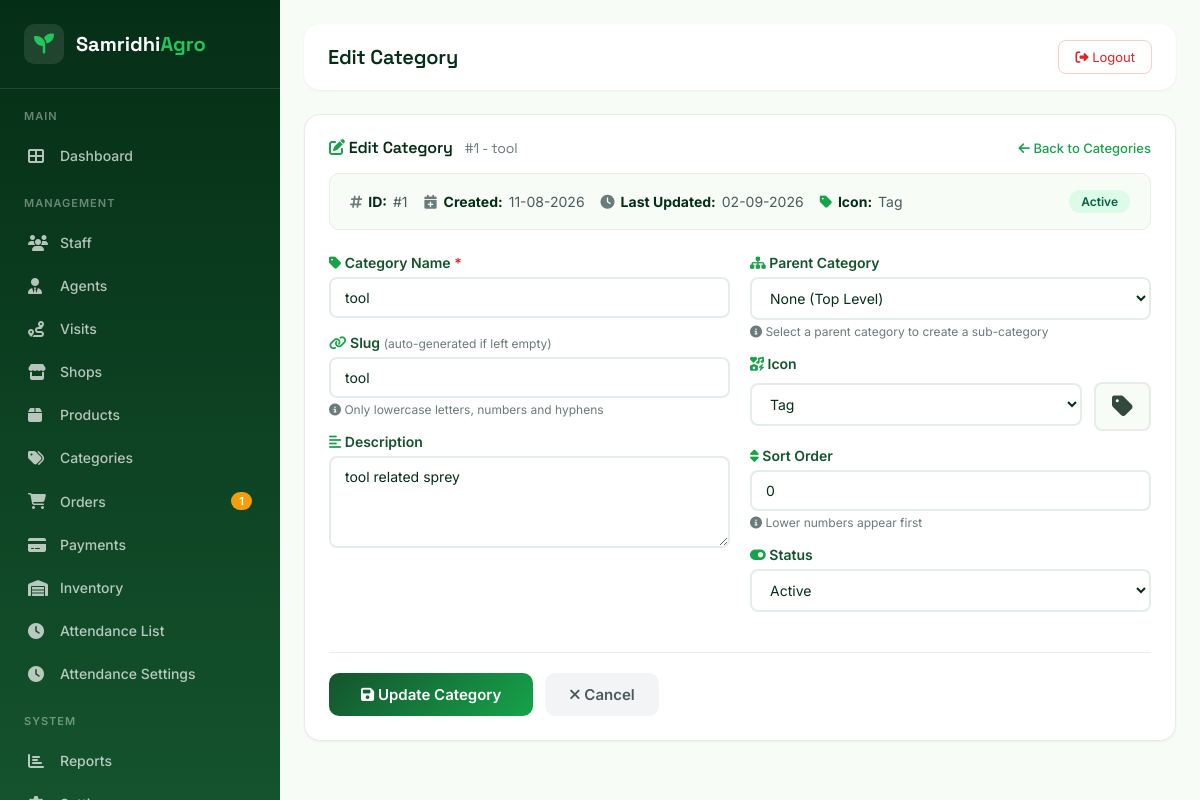
Page /admin/category-edit.php?id=1 (signed in) on the committed database.
### tables this page shows
CREATE TABLE `categories` (
  `id` int(11) NOT NULL,
  `category_name` varchar(100) NOT NULL,
  `category_slug` varchar(100) NOT NULL,
  `description` text DEFAULT NULL,
  `icon` varchar(100) DEFAULT NULL,
  `parent_id` int(11) DEFAULT NULL,
  `sort_order` int(11) DEFAULT 0,
  `status` enum('active','inactive') NOT NULL DEFAULT 'active',
  `created_at` datetime NOT NULL DEFAULT current_timestamp(),
  `updated_at` datetime NOT NULL DEFAULT current_timestamp() ON UPDATE current_timestamp()
);

### config/database.php (called while the page is built, shortened)
<?php
class Database {
    private static $instance = null;
    private $connection;
    private function __construct() {
        try {
            $dsn = "mysql:host=" . DB_HOST . ";dbname=" . DB_NAME . ";charset=" . DB_CHARSET;
            $options = [
                PDO::ATTR_ERRMODE => PDO::ERRMODE_EXCEPTION,
                PDO::ATTR_DEFAULT_FETCH_MODE => PDO::FETCH_ASSOC,
                PDO::ATTR_EMULATE_PREPARES => false,
                PDO::ATTR_PERSISTENT => false,
                PDO::MYSQL_ATTR_INIT_COMMAND => "SET NAMES utf8mb4",
                PDO::MYSQL_ATTR_USE_BUFFERED_QUERY => true,
            ];
            $this->connection = new PDO($dsn, DB_USER, DB_PASS, $options);
        } catch (PDOException $e) {
            error_log("Database Connection Error: " . $e->getMessage());
            die("
                <!DOCTYPE html>
                <html>
                <head>
                    <title>Database Connection Error</title>
                    <style>
                        body { font-family: Arial, sans-serif; background: #f8f9fa; display: flex; justify-content: center; align-items: center; height: 100vh; margin: 0; }
                        .error-box { background: white; padding: 40px; border-radius: 8px; box-shadow: 0 2px 10px rgba(0,0,0,0.1); max-width: 500px; text-align: center; }
                        h1 { color: #dc3545; margin-bottom: 10px; }
                        p { color: #6c757d; line-height: 1.6; }
                        .icon { font-size: 48px; margin-bottom: 20px; }
                    </style>
                </head>
                <body>
                    <div class='error-box'>
                        <div class='icon'>🔌</div>
                        <h1>Database Connection Failed</h1>
                        <p>Unable to connect to the database. Please check your configuration and ensure the database service is running.</p>
                        <p style='font-size: 12px; color: #999;'>Error: " . htmlspecialchars($e->getMessage()) . "</p>
                    </div>
                </body>
                </html>
            ");
        }
    }
    public static function getInstance() {
        if (self::$instance === null) {
            self::$instance = new self();
        }
        return self::$instance;
    }
    public function query($sql, $params = []) {
        $stmt = $this->connection->prepare($sql);
        $stmt->execute($params);
        return $stmt;
    }
    public function fetchOne($sql, $params = []) {
        $stmt = $this->query($sql, $params);
        return $stmt->fetch();
    }
}
function getDB() {
    return Database::getInstance();
}

### config/functions.php (called while the page is built, shortened)
<?php
function escapeHtml($string)
{
    return htmlspecialchars((string)$string, ENT_QUOTES | ENT_HTML5, 'UTF-8');
}
function formatDate($date, $format = DATE_FORMAT)
{
    $timestamp = is_numeric($date) ? $date : strtotime($date);
    return date($format, $timestamp);
}

### admin/category-edit.php (the view, shortened to what this page needs)
<?php
require_once '../config/database.php';
require_once '../config/functions.php';
$db = getDB();
$categoryId = isset($_GET['id']) ? (int)$_GET['id'] : 0;
$sql = "SELECT * FROM categories WHERE id = ?";
$category = $db->fetchOne($sql, [$categoryId]);
$icons = [
    'tag' => 'Tag',
    'seedling' => 'Seedling',
    'leaf' => 'Leaf',
    'tree' => 'Tree',
    'apple-alt' => 'Apple',
    'carrot' => 'Carrot',
    'wheat' => 'Wheat',
    'flower' => 'Flower',
    'water' => 'Water',
    'sun' => 'Sun',
    'cloud' => 'Cloud',
    'rain' => 'Rain',
    'tractor' => 'Tractor',
    'shopping-bag' => 'Shopping Bag',
    'box' => 'Box',
    'package' => 'Package',
    'cubes' => 'Cubes',
    'layer-group' => 'Layer Group',
    'tags' => 'Tags',
    'star' => 'Star'
];
$formData = [
    'category_name' => $category['category_name'],
    'category_slug' => $category['category_slug'],
    'description' => $category['description'] ?? '',
    'icon' => $category['icon'] ?? 'tag',
    'parent_id' => $category['parent_id'] ?? 0,
    'sort_order' => $category['sort_order'] ?? 0,
    'status' => $category['status']
];
require_once '../includes/admin_header.php';
?>
<div class="content-card">
    <div class="card-header">
        <h3 class="card-title">
            <i class="fas fa-edit" style="color: #16A34A;"></i>
            Edit Category
            <span style="font-size: 14px; font-weight: 400; color: #6B7A7B; margin-left: 8px;">
                #<?php echo $category['id']; ?> - <?php echo escapeHtml($category['category_name']); ?>
            </span>
        </h3>
        <div style="display: flex; gap: 8px;">
            <a href="categories.php" class="card-action">
                <i class="fas fa-arrow-left"></i> Back to Categories
            </a>
        </div>
    </div>
    <div class="category-info">
        <div class="info-item">
            <i class="fas fa-hashtag" style="color: #6B7A7B;"></i>
            <strong>ID:</strong> #<?php echo $category['id']; ?>
        </div>
        <div class="info-item">
            <i class="fas fa-calendar-plus" style="color: #6B7A7B;"></i>
            <strong>Created:</strong> <?php echo formatDate($category['created_at']); ?>
        </div>
        <div class="info-item">
            <i class="fas fa-clock" style="color: #6B7A7B;"></i>
            <strong>Last Updated:</strong> <?php echo formatDate($category['updated_at']); ?>
        </div>
        <div class="info-item">
            <i class="fas fa-<?php echo $category['icon'] ?? 'tag'; ?>" style="color: #16A34A;"></i>
            <strong>Icon:</strong> <?php echo ucfirst($category['icon'] ?? 'tag'); ?>
        </div>
        <div class="info-item" style="margin-left: auto;">
            <?php
            $statusColors = [
                'active' => 'badge-success',
                'inactive' => 'badge-secondary'
            ];
            $color = $statusColors[$category['status']] ?? 'badge-secondary';
            ?>
            <span class="badge-status <?php echo $color; ?>">
                <?php echo ucfirst($category['status']); ?>
            </span>
        </div>
    </div>
    <form method="POST" action="" id="categoryForm" novalidate>
        <div class="form-grid" style="display: grid; grid-template-columns: 1fr 1fr; gap: 20px;">
            <div>
                <div class="form-group">
                    <label class="form-label" for="category_name">
                        <i class="fas fa-tag" style="color: #16A34A;"></i>
                        Category Name <span style="color: #DC2626;">*</span>
                    </label>
                    <input
                        type="text"
                        id="category_name"
                        name="category_name"
                        class="form-input <?php echo isset($errors['category_name']) ? 'error' : ''; ?>"
                        value="<?php echo escapeHtml($formData['category_name']); ?>"
                        placeholder="Enter category name"
                        required
                    >
                </div>
                <div class="form-group">
                    <label class="form-label" for="category_slug">
                        <i class="fas fa-link" style="color: #16A34A;"></i>
                        Slug
                        <span style="font-weight: 400; color: #6B7A7B; font-size: 12px;">(auto-generated if left empty)</span>
                    </label>
                    <input
                        type="text"
                        id="category_slug"
                        name="category_slug"
                        class="form-input <?php echo isset($errors['category_slug']) ? 'error' : ''; ?>"
                        value="<?php echo escapeHtml($formData['category_slug']); ?>"
                        placeholder="e.g., fresh-vegetables"
                    >
                    <div class="form-hint">
                        <i class="fas fa-info-circle"></i> Only lowercase letters, numbers and hyphens
                    </div>
                </div>
                <div class="form-group">
                    <label class="form-label" for="description">
                        <i class="fas fa-align-left" style="color: #16A34A;"></i>
                        Description
                    </label>
                    <textarea
                        id="description"
                        name="description"
                        class="form-input"
                        rows="4"
                        placeholder="Enter category description (optional)"
                    ><?php echo escapeHtml($formData['description']); ?></textarea>
                </div>
            </div>
            <div>
                <div class="form-group">
                    <label class="form-label" for="parent_id">
                        <i class="fas fa-sitemap" style="color: #16A34A;"></i>
                        Parent Category
                    </label>
                    <select id="parent_id" name="parent_id" class="form-input <?php echo isset($errors['parent_id']) ? 'error' : ''; ?>">
                        <option value="0">None (Top Level)</option>
                    </select>
                    <div class="form-hint">
                        <i class="fas fa-info-circle"></i> Select a parent category to create a sub-category
                    </div>
                </div>
                <div class="form-group">
                    <label class="form-label" for="icon">
                        <i class="fas fa-icons" style="color: #16A34A;"></i>
                        Icon
                    </label>
                    <div style="display: flex; gap: 12px; align-items: center;">
                        <select id="icon" name="icon" class="form-input" style="flex: 1;">
                            <?php foreach ($icons as $value => $label): ?>
                                <option value="<?php echo $value; ?>"
                                    <?php echo $formData['icon'] === $value ? 'selected' : ''; ?>>
                                    <i class="fas fa-<?php echo $value; ?>"></i> <?php echo $label; ?>
                                </option>
                            <?php endforeach; ?>
                        </select>
                        <div class="icon-preview" id="iconPreview">
                            <i class="fas fa-<?php echo $formData['icon']; ?>"></i>
                        </div>
                    </div>
                </div>
                <div class="form-group">
                    <label class="form-label" for="sort_order">
                        <i class="fas fa-sort" style="color: #16A34A;"></i>
                        Sort Order
                    </label>
                    <input
                        type="number"
                        id="sort_order"
                        name="sort_order"
                        class="form-input <?php echo isset($errors['sort_order']) ? 'error' : ''; ?>"
                        value="<?php echo escapeHtml($formData['sort_order']); ?>"
                        placeholder="0"
                        min="0"
                    >
                    <div class="form-hint">
                        <i class="fas fa-info-circle"></i> Lower numbers appear first
                    </div>
                </div>
                <div class="form-group">
                    <label class="form-label" for="status">
                        <i class="fas fa-toggle-on" style="color: #16A34A;"></i>
                        Status
                    </label>
                    <select id="status" name="status" class="form-input <?php echo isset($errors['status']) ? 'error' : ''; ?>">
                        <option value="active" <?php echo $formData['status'] === 'active' ? 'selected' : ''; ?>>Active</option>
                    </select>
                </div>
            </div>
        </div>
        <div style="margin-top: 24px; padding-top: 20px; border-top: 1px solid #E5EDE7; display: flex; gap: 12px;">
            <button type="submit" class="btn-primary" id="submitBtn">
                <i class="fas fa-save"></i> <span id="btnText">Update Category</span>
            </button>
            <a href="categories.php" class="btn-secondary">
                <i class="fas fa-times"></i> Cancel
            </a>
        </div>
    </form>
</div>
<?php require_once '../includes/admin_footer.php'; ?>

### assets/css/style.css (style rules this page uses)
*, *::before, *::after { box-sizing: border-box; }
html { scroll-behavior: smooth; }
body, h1, h2, h3, h4, p, ul, figure { margin: 0; }
a { text-decoration: none; color: inherit; }
button { font: inherit; background: none; border: none; cursor: pointer; }
:root { --forest: #14532d; --agri-green: #16a34a; --fresh-green: #22c55e; --light-green: #dcfce7; --dark-green: #052e16; --leaf-green: #65a30d; --soft-mint: #f0fdf4; --bg: #f7fcf7; --white: #ffffff; --gold: #eab308; --gold-dark: #b45309; --text-strong: #0b2313; --text-body: #34493d; --text-muted: #6b8574; --font-display: "Space Grotesk", "Segoe UI", sans-serif; --font-body: "Inter", "Segoe UI", sans-serif; --r-sm: 14px; --r-md: 20px; --r-lg: 28px; --shadow-sm: 0 4px 16px rgba(5, 46, 22, 0.08); --shadow-md: 0 12px 32px rgba(5, 46, 22, 0.12); --shadow-lg: 0 24px 60px rgba(5, 46, 22, 0.18); --container-w: 1240px; --nav-h: 84px; }
body { font-family: var(--font-body); color: var(--text-body); background: var(--bg); -webkit-font-smoothing: antialiased; }
h1, h2, h3, h4 { font-family: var(--font-display); color: var(--text-strong); line-height: 1.15; letter-spacing: -0.01em; }
h3 { font-size: 1.15rem; font-weight: 600; }
.btn-secondary { border: 0.5px solid var(--leaf-green); }

### includes/admin_header.php (style rules this page uses)
.content-card { background: white; border-radius: 16px; padding: 24px; box-shadow: 0 1px 3px rgba(0, 0, 0, 0.05); border: 1px solid #E5EDE7; margin-bottom: 24px; }
.content-card .card-header { display: flex; justify-content: space-between; align-items: center; margin-bottom: 16px; }
.content-card .card-title { font-family: 'Space Grotesk', sans-serif; font-size: 16px; font-weight: 600; color: #052E16; }
.content-card .card-action { font-family: 'Inter', sans-serif; font-size: 13px; color: #16A34A; text-decoration: none; font-weight: 500; }
.badge-status { display: inline-block; padding: 4px 12px; border-radius: 20px; font-size: 12px; font-weight: 600; text-transform: capitalize; }
.badge-status.badge-success { background: #DCFCE7; color: #065F46; }

### admin/category-edit.php (style rules this page uses)
.form-group { margin-bottom: 16px; }
.form-label { display: block; font-family: 'Inter', sans-serif; font-size: 14px; font-weight: 600; color: #14532D; margin-bottom: 6px; }
.form-input { width: 100%; padding: 10px 14px; font-family: 'Inter', sans-serif; font-size: 14px; border: 2px solid #E5EDE7; border-radius: 8px; background: white; transition: all 0.3s ease; color: #052E16; box-sizing: border-box; }
.form-hint { font-size: 12px; color: #6B7A7B; margin-top: 4px; }
.icon-preview { display: inline-block; font-size: 24px; padding: 8px 16px; background: #F7FCF7; border-radius: 8px; border: 2px solid #E5EDE7; margin-top: 4px; }
.btn-primary { padding: 12px 32px; background: linear-gradient(135deg, #14532D, #16A34A); color: white; border: none; border-radius: 10px; font-family: 'Inter', sans-serif; font-size: 15px; font-weight: 600; cursor: pointer; transition: all 0.3s ease; }
.btn-secondary { padding: 12px 24px; background: #F3F4F6; color: #4A5B5D; border: none; border-radius: 10px; font-family: 'Inter', sans-serif; font-size: 15px; font-weight: 600; text-decoration: none; transition: all 0.3s ease; cursor: pointer; }
.category-info { background: #F7FCF7; border-radius: 10px; padding: 16px 20px; margin-bottom: 24px; display: flex; flex-wrap: wrap; gap: 16px; align-items: center; border: 1px solid #E5EDE7; }
.category-info .info-item { display: flex; align-items: center; gap: 6px; font-size: 14px; color: #4A5B5D; }
.category-info .info-item strong { color: #052E16; }

### rows in the picture
categories: id "1", category_name "tool", created_at "11-08-2026", updated_at "02-09-2026", icon "Tag", status "Active", category_slug "tool", description "tool related sprey", sort_order "0"

### other values in the picture
$pendingOrders "1"
escapeHtml($pageTitle) "Edit Category"
